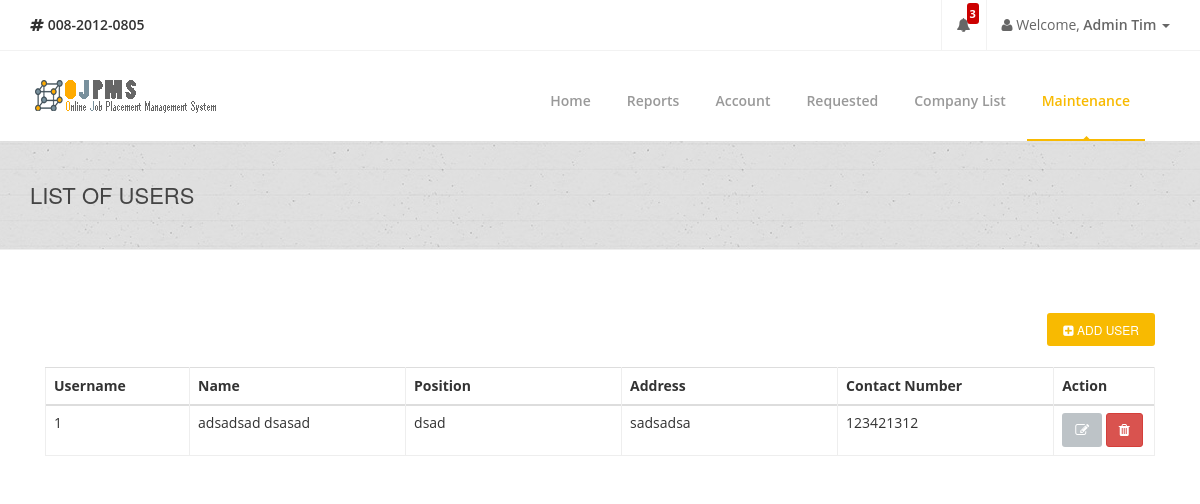
Before: /admin/admin-users.php (signed in) with the older database file.
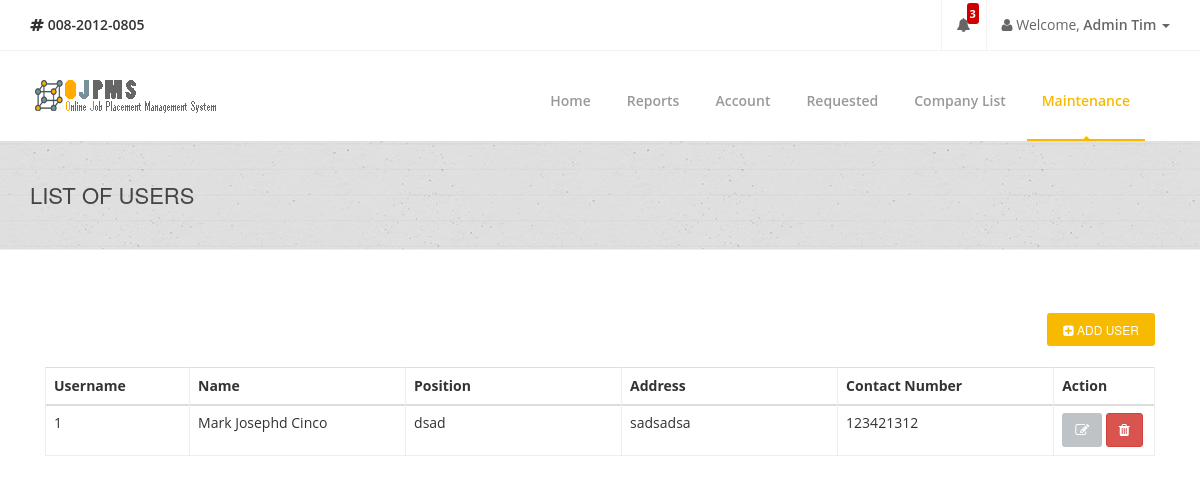
After: the same page with the newer database file.
### tables this page shows
CREATE TABLE `admintbl` (
  `AdminID` int(11) NOT NULL AUTO_INCREMENT,
  `Username` varchar(255) NOT NULL,
  `Password` varchar(255) NOT NULL,
  `SaltedPassword` varchar(255) NOT NULL,
  `FirstName` varchar(255) NOT NULL,
  `MiddleName` varchar(255) NOT NULL,
  `LastName` varchar(255) NOT NULL,
  `Position` varchar(255) NOT NULL,
  `Address` varchar(255) NOT NULL,
  `ContactNumber` varchar(255) NOT NULL,
  `Usertype` varchar(255) NOT NULL,
  PRIMARY KEY (`AdminID`)
);

### connection.php (called while the page is built, shortened)
<?php
class GSecureSQLConfig
{
    static function get_mysqli_config($type = NULL)
    {
        if (strtoupper($type) == 'LOCALHOST') {
            return array(
                'host' => 'localhost:3306',
                'user' => 'root',
                'pass' => '',
                'db' => 'e2edb'
            );
        } else {
            return array(
                'host' => 'mysql.hostinger.ph',
                'user' => 'u987316885_e2edb',
                'pass' => 'o2ehQX3wqO',
                'db' => 'u987316885_e2edb'
            );
        }
    }
}
class GSecureSQL
{
    private static $config;
    private static function _get_mysqli_config()
    {
        self::$config = GSecureSQLConfig::get_mysqli_config();
    }
    static function query($sql, $has_return = FALSE, $types = NULL)
    {
        $cn = new mysqli(
            self::$config['host'],
            self::$config['user'],
            self::$config['pass'],
            self::$config['db']
        );
        $ret = NULL;
        $st = $cn->prepare($sql);
        if (is_null($types)) {
            if (!$has_return) {
                $st->execute();
                $st->close();
                $cn->close();
                $ret = 'Query has been executed';
            } else {
                $st->execute();
                $code_result = '$st->bind_result(';
                $bool = false;
                $p = array();
                for($i = 0; $i < $st->field_count; $i++){
                    if(!$bool){
                        $bool = true;
                        $code_result .= '$p[' . $i . ']';
                    }else{
                        $code_result .= ',$p[' . $i . ']';
                    }
                }
                $code_result .= ');';
                eval($code_result);
                $ret = array();
                $k = 0;
                while($st->fetch()){
                    for($i = 0; $i < count($p); $i++){
                        $ret[$k][$i] = $p[$i];
                    }
                    $k++;
                }
            }
        }
        return $ret;
    }
}

### admin/admin-users.php (the view, shortened to what the changed rows need)
<?php
include('../connection.php');
?>
<!doctype html>
<html lang="en">
<head>
    <link href="../css/bootstrap.min.css" rel="stylesheet"/>
    <link href="../css/bootstrapValidator.min.css" rel="stylesheet"/>
    <link rel="stylesheet" href="../css/font-awesome.min.css" type="text/css" media="screen">
    <link rel="stylesheet" type="text/css" href="../fonts/ffonts/montserrat.css">
    <link rel="stylesheet" type="text/css" href="../fonts/ffonts/open-sans.css">
    <link rel="stylesheet" type="text/css" href="../css/slicknav.css" media="screen">
    <link rel="stylesheet" type="text/css" href="../css/style.css" media="screen">
    <link rel="stylesheet" type="text/css" href="../css/responsive.css" media="screen">
    <link rel="stylesheet" type="text/css" href="../css/animate.css" media="screen">
    <link rel="stylesheet" type="text/css" href="../css/colors/yellow.css" title="yellow" media="screen"/>
    <link rel="stylesheet" href="../css/notif.css"/>
</head>
<body>
<div id="container">
    <div class="page-banner" style="padding:40px 0; center #f9f9f9;">
        <div class="container">
            <div class="row">
                <div class="col-md-6">
                    <h2>List of Users</h2>
                </div>
            </div>
        </div>
    </div>
    <br><br><br>
    <div class="container">
        <div class="col-md-12">
            <table class="table segment table-hover">
                <thead>
                <tr>
                    <th width='10%' class='tabletitle'>Username</th>
                    <th width='15%' class='tabletitle'>Name</th>
                    <th width='15%' class='tabletitle'>Position</th>
                    <th width='15%' class='tabletitle'>Address</th>
                    <th width='15%' class='tabletitle'>Contact Number</th>
                    <th width='7%' class='tabletitle'>Action</th>
                </thead>
                <tbody>
                <?php
                    $admin_tbl =
                        GSecureSQL::query(
                            "SELECT Username, FirstName, LastName, Position, Address, ContactNumber FROM admintbl WHERE Usertype = 'Adviser'",
                            TRUE
                        );
                foreach($admin_tbl as $value){
                    $Username = $value[0];
                    $FirstName = $value[1];
                    $LastName = $value[2];
                    $Position = $value[3];
                    $Address = $value[4];
                    $ContactNumber = $value[5];
                    ?>
                    <tr>
                        <td width=10% class=tabletitle><?php echo $Username; ?></td>
                        <td width=15% class=tabletitle><?php echo $FirstName . " " . $LastName; ?></td>
                        <td width=15% class=tabletitle><?php echo $Position; ?></td>
                        <td width=15% class=tabletitle><?php echo $Address; ?></td>
                        <td width=15% class=tabletitle><?php echo $ContactNumber; ?></td>
                        <td width=7% class=tabletitle>
                            <a href="admin-editcourse.php?id=" class='btn btn-default'> <i
                                    class='fa fa-pencil-square-o fa-1x'></i> </a>
                            <button class='btn btn-danger' data-toggle='modal'
                                    data-target='#DeleteCourse'><i
                                    class='fa fa-trash fa-1x'></i></button>
                        </td>
                    </tr>
                <?php
                }
                ?>
                </tbody>
            </table>
        </div>
    </div>
</body>
</html>

Changed rows visible on the page:
changed admintbl "dsad": FirstName "adsadsad" → "Mark Josephd"; LastName "dsasad" → "Cinco"
